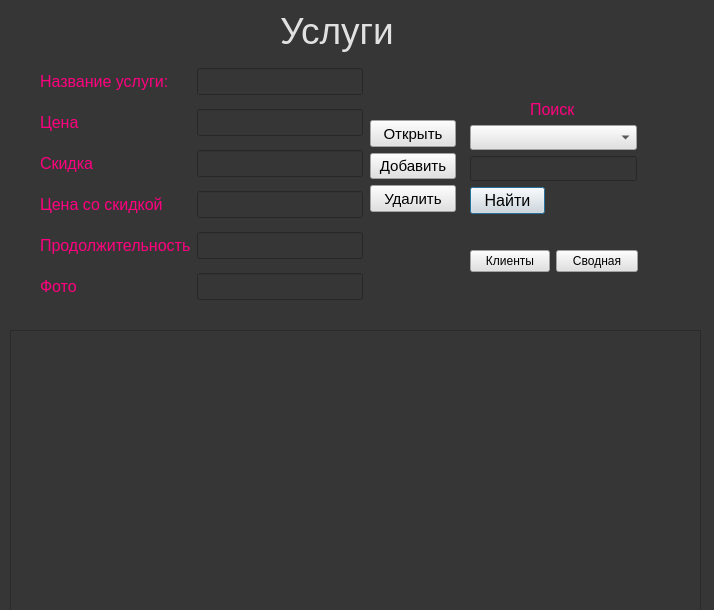
<?xml version="1.0" encoding="UTF-8"?>
<ui version="4.0">
 <class>Dialog</class>
 <widget class="QDialog" name="Dialog">
  <property name="geometry">
   <rect>
    <x>0</x>
    <y>0</y>
    <width>714</width>
    <height>610</height>
   </rect>
  </property>
  <property name="windowTitle">
   <string>Dialog</string>
  </property>
  <property name="styleSheet">
   <string notr="true">background-color: rgb(54, 54, 54);</string>
  </property>
  <widget class="QLineEdit" name="leFind">
   <property name="enabled">
    <bool>true</bool>
   </property>
   <property name="geometry">
    <rect>
     <x>470</x>
     <y>156</y>
     <width>167</width>
     <height>25</height>
    </rect>
   </property>
   <property name="sizePolicy">
    <sizepolicy hsizetype="Expanding" vsizetype="Maximum">
     <horstretch>0</horstretch>
     <verstretch>0</verstretch>
    </sizepolicy>
   </property>
   <property name="font">
    <font>
     <pointsize>12</pointsize>
    </font>
   </property>
   <property name="styleSheet">
    <string notr="true">color: rgb(225, 225, 225); </string>
   </property>
   <property name="text">
    <string/>
   </property>
  </widget>
  <widget class="QComboBox" name="cbColNames">
   <property name="geometry">
    <rect>
     <x>470</x>
     <y>125</y>
     <width>167</width>
     <height>25</height>
    </rect>
   </property>
   <property name="sizePolicy">
    <sizepolicy hsizetype="Preferred" vsizetype="Maximum">
     <horstretch>0</horstretch>
     <verstretch>0</verstretch>
    </sizepolicy>
   </property>
   <property name="font">
    <font>
     <pointsize>12</pointsize>
    </font>
   </property>
   <property name="styleSheet">
    <string notr="true">background-color: rgb(225, 225, 225);</string>
   </property>
  </widget>
  <widget class="QPushButton" name="pbFind">
   <property name="geometry">
    <rect>
     <x>470</x>
     <y>187</y>
     <width>75</width>
     <height>27</height>
    </rect>
   </property>
   <property name="font">
    <font>
     <pointsize>12</pointsize>
    </font>
   </property>
   <property name="whatsThis">
    <string>&lt;html&gt;&lt;head/&gt;&lt;body&gt;&lt;p&gt;background-color: rgb(225, 225, 225);&lt;/p&gt;&lt;/body&gt;&lt;/html&gt;</string>
   </property>
   <property name="styleSheet">
    <string notr="true">background-color: rgb(225, 225, 225);</string>
   </property>
   <property name="text">
    <string>Найти</string>
   </property>
  </widget>
  <widget class="QWidget" name="layoutWidget_2">
   <property name="geometry">
    <rect>
     <x>370</x>
     <y>120</y>
     <width>86</width>
     <height>92</height>
    </rect>
   </property>
   <layout class="QVBoxLayout" name="verticalLayout">
    <item>
     <widget class="QPushButton" name="pbOpen">
      <property name="sizePolicy">
       <sizepolicy hsizetype="Expanding" vsizetype="Expanding">
        <horstretch>0</horstretch>
        <verstretch>0</verstretch>
       </sizepolicy>
      </property>
      <property name="font">
       <font>
        <pointsize>11</pointsize>
       </font>
      </property>
      <property name="mouseTracking">
       <bool>false</bool>
      </property>
      <property name="tabletTracking">
       <bool>false</bool>
      </property>
      <property name="styleSheet">
       <string notr="true">background-color: rgb(225, 225, 225);</string>
      </property>
      <property name="inputMethodHints">
       <set>Qt::ImhNone</set>
      </property>
      <property name="text">
       <string>Открыть</string>
      </property>
      <property name="autoDefault">
       <bool>false</bool>
      </property>
     </widget>
    </item>
    <item>
     <widget class="QPushButton" name="pbInsert">
      <property name="sizePolicy">
       <sizepolicy hsizetype="Expanding" vsizetype="Expanding">
        <horstretch>0</horstretch>
        <verstretch>0</verstretch>
       </sizepolicy>
      </property>
      <property name="font">
       <font>
        <pointsize>11</pointsize>
       </font>
      </property>
      <property name="mouseTracking">
       <bool>false</bool>
      </property>
      <property name="tabletTracking">
       <bool>false</bool>
      </property>
      <property name="styleSheet">
       <string notr="true">background-color: rgb(225, 225, 225);</string>
      </property>
      <property name="inputMethodHints">
       <set>Qt::ImhNone</set>
      </property>
      <property name="text">
       <string>Добавить</string>
      </property>
      <property name="autoDefault">
       <bool>false</bool>
      </property>
     </widget>
    </item>
    <item>
     <widget class="QPushButton" name="pbDelete">
      <property name="sizePolicy">
       <sizepolicy hsizetype="Expanding" vsizetype="Expanding">
        <horstretch>0</horstretch>
        <verstretch>0</verstretch>
       </sizepolicy>
      </property>
      <property name="font">
       <font>
        <pointsize>11</pointsize>
       </font>
      </property>
      <property name="mouseTracking">
       <bool>false</bool>
      </property>
      <property name="tabletTracking">
       <bool>false</bool>
      </property>
      <property name="styleSheet">
       <string notr="true">background-color: rgb(225, 225, 225);</string>
      </property>
      <property name="inputMethodHints">
       <set>Qt::ImhNone</set>
      </property>
      <property name="text">
       <string>Удалить</string>
      </property>
      <property name="autoDefault">
       <bool>false</bool>
      </property>
     </widget>
    </item>
   </layout>
  </widget>
  <widget class="QWidget" name="layoutWidget">
   <property name="geometry">
    <rect>
     <x>40</x>
     <y>60</y>
     <width>323</width>
     <height>254</height>
    </rect>
   </property>
   <layout class="QFormLayout" name="formLayout_2">
    <item row="0" column="0">
     <widget class="QLabel" name="label">
      <property name="sizePolicy">
       <sizepolicy hsizetype="Preferred" vsizetype="Preferred">
        <horstretch>3</horstretch>
        <verstretch>2</verstretch>
       </sizepolicy>
      </property>
      <property name="font">
       <font>
        <pointsize>12</pointsize>
       </font>
      </property>
      <property name="styleSheet">
       <string notr="true">color:rgb(255, 0, 127);</string>
      </property>
      <property name="text">
       <string>Название услуги:</string>
      </property>
     </widget>
    </item>
    <item row="0" column="1">
     <widget class="QLineEdit" name="leFio">
      <property name="font">
       <font>
        <pointsize>12</pointsize>
       </font>
      </property>
      <property name="styleSheet">
       <string notr="true">color: rgb(225, 225, 225); </string>
      </property>
      <property name="text">
       <string/>
      </property>
     </widget>
    </item>
    <item row="1" column="0">
     <widget class="QLabel" name="label_9">
      <property name="sizePolicy">
       <sizepolicy hsizetype="Preferred" vsizetype="Preferred">
        <horstretch>3</horstretch>
        <verstretch>2</verstretch>
       </sizepolicy>
      </property>
      <property name="font">
       <font>
        <pointsize>12</pointsize>
       </font>
      </property>
      <property name="styleSheet">
       <string notr="true">color:rgb(255, 0, 127);</string>
      </property>
      <property name="text">
       <string>Цена</string>
      </property>
     </widget>
    </item>
    <item row="1" column="1">
     <widget class="QLineEdit" name="leFio_2">
      <property name="font">
       <font>
        <pointsize>12</pointsize>
       </font>
      </property>
      <property name="styleSheet">
       <string notr="true">color: rgb(225, 225, 225); </string>
      </property>
      <property name="text">
       <string/>
      </property>
     </widget>
    </item>
    <item row="2" column="0">
     <widget class="QLabel" name="label_10">
      <property name="sizePolicy">
       <sizepolicy hsizetype="Preferred" vsizetype="Preferred">
        <horstretch>3</horstretch>
        <verstretch>2</verstretch>
       </sizepolicy>
      </property>
      <property name="font">
       <font>
        <pointsize>12</pointsize>
       </font>
      </property>
      <property name="styleSheet">
       <string notr="true">color:rgb(255, 0, 127);</string>
      </property>
      <property name="text">
       <string>Скидка</string>
      </property>
     </widget>
    </item>
    <item row="2" column="1">
     <widget class="QLineEdit" name="leFio_3">
      <property name="font">
       <font>
        <pointsize>12</pointsize>
       </font>
      </property>
      <property name="styleSheet">
       <string notr="true">color: rgb(225, 225, 225); </string>
      </property>
      <property name="text">
       <string/>
      </property>
     </widget>
    </item>
    <item row="3" column="0">
     <widget class="QLabel" name="label_4">
      <property name="sizePolicy">
       <sizepolicy hsizetype="Preferred" vsizetype="Preferred">
        <horstretch>3</horstretch>
        <verstretch>2</verstretch>
       </sizepolicy>
      </property>
      <property name="font">
       <font>
        <pointsize>12</pointsize>
       </font>
      </property>
      <property name="styleSheet">
       <string notr="true">color:rgb(255, 0, 127);</string>
      </property>
      <property name="text">
       <string>Цена со скидкой</string>
      </property>
     </widget>
    </item>
    <item row="3" column="1">
     <widget class="QLineEdit" name="lePhone">
      <property name="font">
       <font>
        <pointsize>12</pointsize>
       </font>
      </property>
      <property name="toolTip">
       <string/>
      </property>
      <property name="styleSheet">
       <string notr="true">color: rgb(225, 225, 225); </string>
      </property>
      <property name="inputMask">
       <string/>
      </property>
      <property name="text">
       <string/>
      </property>
     </widget>
    </item>
    <item row="4" column="0">
     <widget class="QLabel" name="label_5">
      <property name="sizePolicy">
       <sizepolicy hsizetype="Preferred" vsizetype="Preferred">
        <horstretch>3</horstretch>
        <verstretch>2</verstretch>
       </sizepolicy>
      </property>
      <property name="font">
       <font>
        <pointsize>12</pointsize>
       </font>
      </property>
      <property name="styleSheet">
       <string notr="true">color:rgb(255, 0, 127);</string>
      </property>
      <property name="text">
       <string>Продолжительность</string>
      </property>
     </widget>
    </item>
    <item row="4" column="1">
     <widget class="QLineEdit" name="leEmail">
      <property name="font">
       <font>
        <pointsize>12</pointsize>
       </font>
      </property>
      <property name="styleSheet">
       <string notr="true">color: rgb(225, 225, 225); </string>
      </property>
      <property name="text">
       <string/>
      </property>
     </widget>
    </item>
    <item row="5" column="0">
     <widget class="QLabel" name="label_2">
      <property name="sizePolicy">
       <sizepolicy hsizetype="Preferred" vsizetype="Preferred">
        <horstretch>3</horstretch>
        <verstretch>2</verstretch>
       </sizepolicy>
      </property>
      <property name="font">
       <font>
        <pointsize>12</pointsize>
       </font>
      </property>
      <property name="styleSheet">
       <string notr="true">color:rgb(255, 0, 127);</string>
      </property>
      <property name="text">
       <string>Фото</string>
      </property>
     </widget>
    </item>
    <item row="5" column="1">
     <widget class="QLineEdit" name="leEmail_2">
      <property name="font">
       <font>
        <pointsize>12</pointsize>
       </font>
      </property>
      <property name="styleSheet">
       <string notr="true">color: rgb(225, 225, 225); </string>
      </property>
      <property name="text">
       <string/>
      </property>
     </widget>
    </item>
   </layout>
  </widget>
  <widget class="QLabel" name="label_8">
   <property name="geometry">
    <rect>
     <x>530</x>
     <y>100</y>
     <width>61</width>
     <height>19</height>
    </rect>
   </property>
   <property name="sizePolicy">
    <sizepolicy hsizetype="Preferred" vsizetype="Preferred">
     <horstretch>3</horstretch>
     <verstretch>2</verstretch>
    </sizepolicy>
   </property>
   <property name="font">
    <font>
     <pointsize>12</pointsize>
    </font>
   </property>
   <property name="styleSheet">
    <string notr="true">color:rgb(255, 0, 127);</string>
   </property>
   <property name="text">
    <string>Поиск</string>
   </property>
  </widget>
  <widget class="QWidget" name="layoutWidget_3">
   <property name="geometry">
    <rect>
     <x>470</x>
     <y>250</y>
     <width>168</width>
     <height>25</height>
    </rect>
   </property>
   <layout class="QFormLayout" name="formLayout">
    <item row="0" column="0">
     <widget class="QPushButton" name="pushButton_1">
      <property name="styleSheet">
       <string notr="true">background-color: rgb(225, 225, 225);</string>
      </property>
      <property name="text">
       <string>Клиенты</string>
      </property>
     </widget>
    </item>
    <item row="0" column="1">
     <widget class="QPushButton" name="pushButton_2">
      <property name="styleSheet">
       <string notr="true">background-color: rgb(225, 225, 225);</string>
      </property>
      <property name="text">
       <string>Сводная</string>
      </property>
     </widget>
    </item>
   </layout>
  </widget>
  <widget class="QTableWidget" name="twStaffs">
   <property name="geometry">
    <rect>
     <x>10</x>
     <y>330</y>
     <width>691</width>
     <height>291</height>
    </rect>
   </property>
   <property name="font">
    <font>
     <pointsize>10</pointsize>
    </font>
   </property>
   <property name="styleSheet">
    <string notr="true">color: rgb(225, 225, 225); </string>
   </property>
  </widget>
  <widget class="QLabel" name="label_7">
   <property name="geometry">
    <rect>
     <x>280</x>
     <y>0</y>
     <width>191</width>
     <height>61</height>
    </rect>
   </property>
   <property name="sizePolicy">
    <sizepolicy hsizetype="Preferred" vsizetype="Preferred">
     <horstretch>3</horstretch>
     <verstretch>2</verstretch>
    </sizepolicy>
   </property>
   <property name="font">
    <font>
     <pointsize>28</pointsize>
    </font>
   </property>
   <property name="styleSheet">
    <string notr="true">color: rgb(225, 225, 225); font-size:28pt;

</string>
   </property>
   <property name="text">
    <string>Услуги</string>
   </property>
  </widget>
 </widget>
 <resources/>
 <connections/>
</ui>
